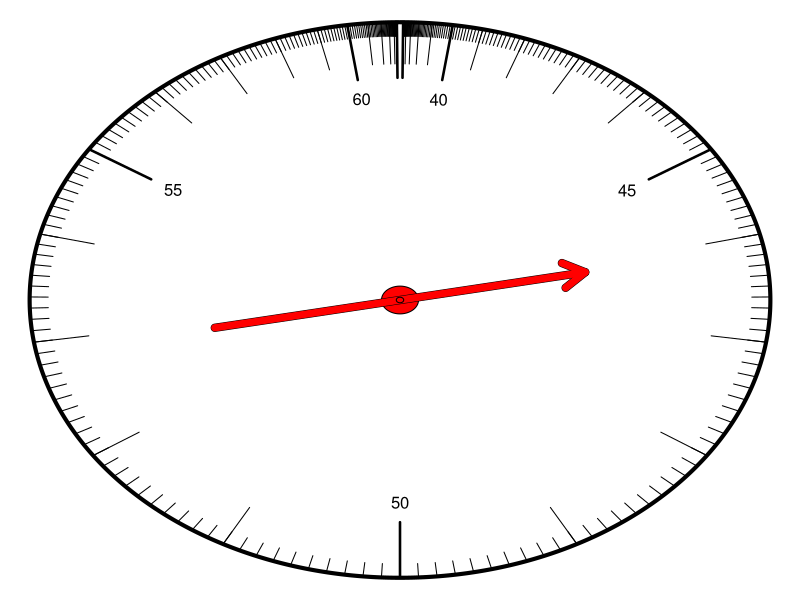

Generate this figure with R:
## ---- chunk 1
while(T){
  mu = sample(seq(30,70,10),1)
  sig = sample(2:7,1)
  Z = round(rnorm(2),2)
  x = round(mu+sig*Z,2)
  Z2 = (x-mu)/sig
  if(sum(Z==Z2)==2 & Z[1]%%1!=0 & Z[2]%%1!=0){break}
}
## ---- chunk 2
par(mar=c(0,0,0,0))
theta = seq(0,2*pi,0.01)
plot(sin(theta),cos(theta),type="l",lwd=4,axes=F,ann=F)
for(z in -3:3){
  p = pnorm(z)
  lines(c(0.8,1)*sin(p*2*pi),c(0.8,1)*cos(p*2*pi),lwd=2.5)
}
for(z in -2:2){
  p = pnorm(z)
  text(0.73*sin(p*2*pi),0.73*cos(p*2*pi),mu+z*sig)
}
for(z in (-3*sig):(3*sig)/sig){
  p = pnorm(z)
  lines(c(0.85,1)*sin(p*2*pi),c(0.85,1)*cos(p*2*pi))
}
for(z in (-30*sig):(30*sig)/10/sig){
  p = pnorm(z)
  lines(c(0.95,1)*sin(p*2*pi),c(0.95,1)*cos(p*2*pi))
}
# for(z in -3:3/2){
#   p = pnorm(z)
#   lines(c(0.85,1)*sin(p*2*pi),c(0.85,1)*cos(p*2*pi))
# }
# for(z in -30:30/10){
#   p = pnorm(z)
#   lines(c(0.90,1)*sin(p*2*pi),c(0.90,1)*cos(p*2*pi))
# }
# for(z in -300:300/100){
#   p = pnorm(z)
#   lines(c(0.97,1)*sin(p*2*pi),c(0.97,1)*cos(p*2*pi))
# }

polygon(0.05*cos(theta),0.05*sin(theta),col="red")
arrows(-0.5,-0.1,0.5,0.1,lwd=8)
arrows(-0.5,-0.1,0.5,0.1,lwd=7,col="red")
polygon(0.01*cos(theta),0.01*sin(theta),col="red")
